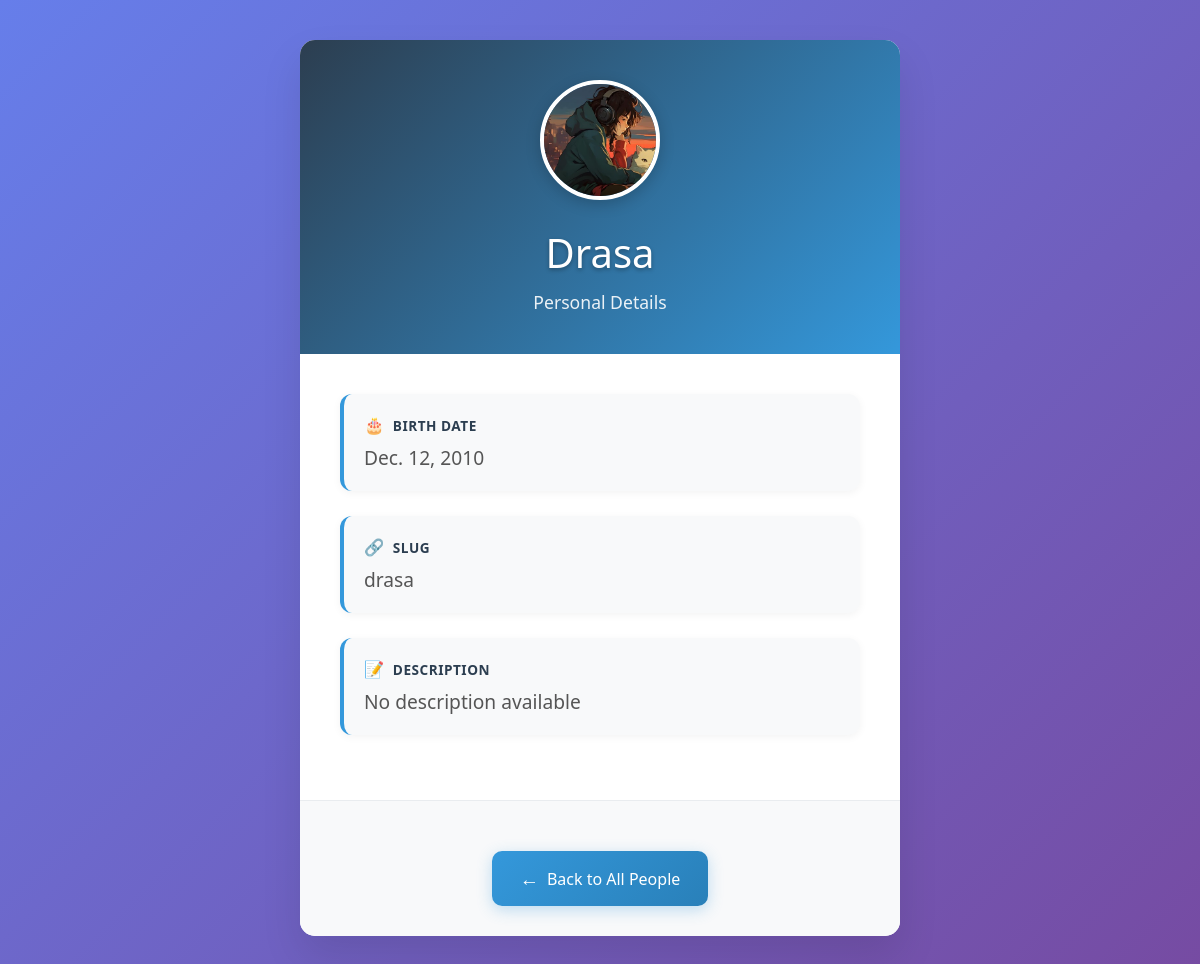
Page /drasa/ on the committed database.
### djangoapp/models.py (models this page shows, shortened)
class Person(models.Model):
    name = models.CharField(max_length=50)
    birth = models.DateField()
    slug = models.SlugField()
    profile_picture = models.ImageField(upload_to='profile_pics/', #organize photo== #install library of images == pillow ==to handle the images
                                        default='default_user.png',
                                        blank=True)

### djangoapp/views.py (the view)
# urls.py: path('<slug:slug>/', views.person, name='person'),
def person(request, slug):
    my_person = get_object_or_404(Person, slug=slug)
    return render(request, 'person.html', {'person': my_person})

### djangoapp/templates/person.html (shortened to what this page needs)
<!DOCTYPE html>
<html>
<head>
</head>
<body>
    <div class="container">
        <div class="header">
            <img src="{{ person.profile_picture.url }}" alt="{{ person.name }}" class="profile-image">
            <h1>{{ person.name }}</h1>
            <p>Personal Details</p>
        </div>
        <div class="person-details">
            <div class="detail-item">
                <div class="detail-label">
                    <span class="icon">🎂</span>
                    Birth Date
                </div>
                <div class="detail-value">{{ person.birth }}</div>
            </div>
            <div class="detail-item">
                <div class="detail-label">
                    <span class="icon">🔗</span>
                    Slug
                </div>
                <div class="detail-value">{{ person.slug }}</div>
            </div>
            {% if person.description %}
            <div class="detail-item">
                <div class="detail-label">
                    <span class="icon">📝</span>
                    Description
                </div>
                <div class="detail-value">{{ person.description }}</div>
            </div>
            {% else %}
            <div class="detail-item">
                <div class="detail-label">
                    <span class="icon">📝</span>
                    Description
                </div>
                <div class="detail-value">No description available</div>
            </div>
            {% endif %}
        </div>
        <div class="actions">
            <a href="{% url 'djangoapp:home' %}" class="back-link">
                <span class="icon">←</span>
                Back to All People
            </a>
        </div>
    </div>
</body>
</html>

### djangoapp/templates/person.html (style rules this page uses)
* { margin: 0; padding: 0; box-sizing: border-box; }
body { font-family: 'Segoe UI', Tahoma, Geneva, Verdana, sans-serif; background: linear-gradient(135deg, #667eea 0%, #764ba2 100%); min-height: 100vh; padding: 40px 20px; color: #333; }
.container { max-width: 600px; margin: 0 auto; background: white; border-radius: 15px; box-shadow: 0 20px 40px rgba(0,0,0,0.1); overflow: hidden; animation: fadeIn 0.6s ease-out; }
.header { background: linear-gradient(135deg, #2c3e50 0%, #3498db 100%); color: white; padding: 40px 30px; text-align: center; }
.profile-image { width: 120px; height: 120px; border-radius: 50%; object-fit: cover; border: 4px solid white; margin-bottom: 20px; box-shadow: 0 4px 15px rgba(0,0,0,0.2); }
.header h1 { font-size: 2.5em; margin-bottom: 10px; font-weight: 300; text-shadow: 0 2px 4px rgba(0,0,0,0.3); }
.header p { opacity: 0.9; font-size: 1.1em; font-weight: 300; }
.person-details { padding: 40px; }
.detail-item { margin-bottom: 25px; padding: 20px; background: #f8f9fa; border-radius: 12px; border-left: 4px solid #3498db; transition: all 0.3s ease; box-shadow: 0 2px 8px rgba(0,0,0,0.05); }
.detail-label { font-weight: 600; color: #2c3e50; margin-bottom: 8px; font-size: 0.85em; text-transform: uppercase; letter-spacing: 0.5px; display: flex; align-items: center; gap: 8px; }
.detail-value { font-size: 1.2em; color: #555; font-weight: 500; }
.back-link { display: inline-flex; align-items: center; gap: 8px; margin-top: 20px; padding: 14px 28px; background: linear-gradient(135deg, #3498db 0%, #2980b9 100%); color: white; text-decoration: none; border-radius: 10px; transition: all 0.3s ease; font-weight: 500; box-shadow: 0 4px 15px rgba(52, 152, 219, 0.3); }
.actions { text-align: center; padding: 30px; border-top: 1px solid #e9ecef; background: #f8f9fa; }
.icon { font-size: 1.2em; }

### rows in the picture
Person: profile_picture (picture), name "Drasa", birth "Dec. 12, 2010", slug "drasa"
